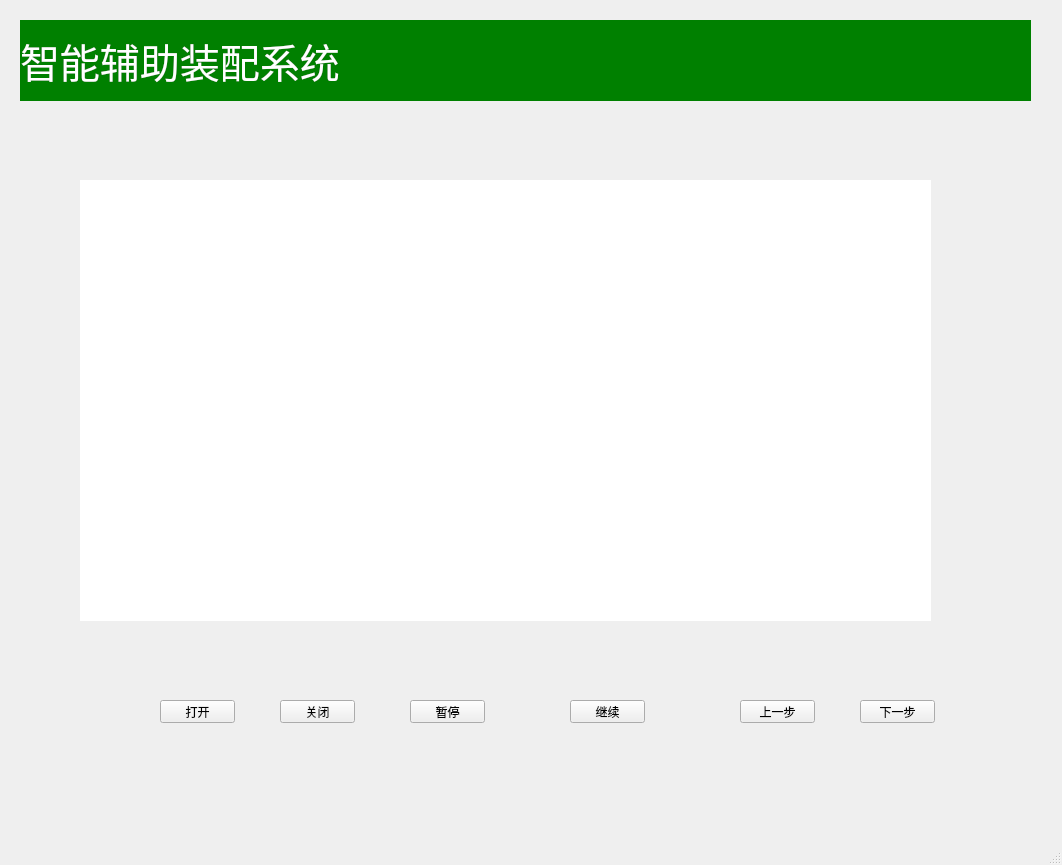
<?xml version="1.0" encoding="UTF-8"?>
<ui version="4.0">
 <class>MainWindow</class>
 <widget class="QMainWindow" name="MainWindow">
  <property name="geometry">
   <rect>
    <x>0</x>
    <y>0</y>
    <width>1062</width>
    <height>865</height>
   </rect>
  </property>
  <property name="windowTitle">
   <string>MainWindow</string>
  </property>
  <widget class="QWidget" name="centralwidget">
   <widget class="QLabel" name="label_head">
    <property name="geometry">
     <rect>
      <x>20</x>
      <y>20</y>
      <width>1011</width>
      <height>81</height>
     </rect>
    </property>
    <property name="styleSheet">
     <string notr="true">background-color:green;
color:white;
align:center;
font-size:40px;</string>
    </property>
    <property name="text">
     <string>智能辅助装配系统</string>
    </property>
   </widget>
   <widget class="QLabel" name="label_video">
    <property name="geometry">
     <rect>
      <x>80</x>
      <y>180</y>
      <width>851</width>
      <height>441</height>
     </rect>
    </property>
    <property name="styleSheet">
     <string notr="true">background-color:white;</string>
    </property>
    <property name="text">
     <string/>
    </property>
   </widget>
   <widget class="QPushButton" name="pushButton_open">
    <property name="geometry">
     <rect>
      <x>160</x>
      <y>700</y>
      <width>75</width>
      <height>23</height>
     </rect>
    </property>
    <property name="text">
     <string>打开</string>
    </property>
   </widget>
   <widget class="QPushButton" name="pushButton_close">
    <property name="geometry">
     <rect>
      <x>280</x>
      <y>700</y>
      <width>75</width>
      <height>23</height>
     </rect>
    </property>
    <property name="text">
     <string>关闭</string>
    </property>
   </widget>
   <widget class="QPushButton" name="pushButton_last">
    <property name="geometry">
     <rect>
      <x>740</x>
      <y>700</y>
      <width>75</width>
      <height>23</height>
     </rect>
    </property>
    <property name="text">
     <string>上一步</string>
    </property>
   </widget>
   <widget class="QPushButton" name="pushButton_next">
    <property name="geometry">
     <rect>
      <x>860</x>
      <y>700</y>
      <width>75</width>
      <height>23</height>
     </rect>
    </property>
    <property name="text">
     <string>下一步</string>
    </property>
   </widget>
   <widget class="QPushButton" name="pushButton_pause">
    <property name="geometry">
     <rect>
      <x>410</x>
      <y>700</y>
      <width>75</width>
      <height>23</height>
     </rect>
    </property>
    <property name="text">
     <string>暂停</string>
    </property>
   </widget>
   <widget class="QPushButton" name="pushButton_restart">
    <property name="geometry">
     <rect>
      <x>570</x>
      <y>700</y>
      <width>75</width>
      <height>23</height>
     </rect>
    </property>
    <property name="text">
     <string>继续</string>
    </property>
   </widget>
  </widget>
  <widget class="QMenuBar" name="menubar">
   <property name="geometry">
    <rect>
     <x>0</x>
     <y>0</y>
     <width>1062</width>
     <height>23</height>
    </rect>
   </property>
  </widget>
  <widget class="QStatusBar" name="statusbar"/>
 </widget>
 <resources/>
 <connections/>
</ui>
